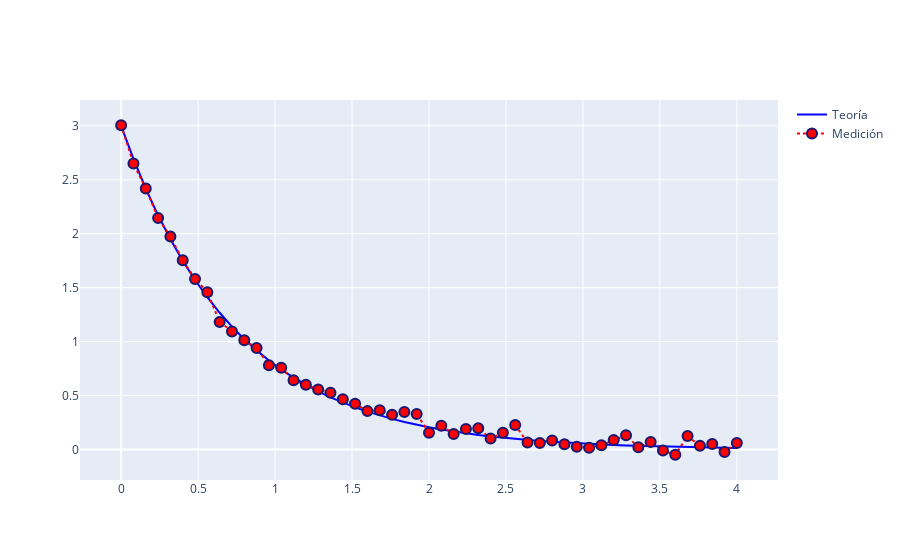

The code cell stored with this chart in its notebook:
### Code cell
fig = go.Figure()

fig.add_trace(go.Scatter(x=x,y=y,name='Teoría',line=dict(color='blue',width=2)))
fig.add_trace(go.Scatter(x=x,y=medicion,name='Medición',mode='lines+markers',
                         line=dict(color='red',width=2,dash='dot'),
                         marker=dict(color='red',symbol='circle',size=10,line_width=2,line_color="midnightblue")))


fig.show()
